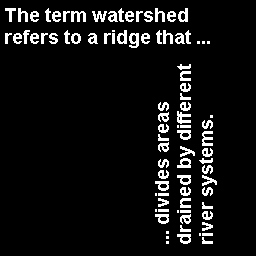
%> input picture text_1.png, 256 x 256 px
$ octave image_dialation.m   (GNU Octave 9; MATLAB toolbox functions it lacks are replaced by stand-ins)
%> lines starting %> are read from the running program, lines starting %| are printed output that depends on the picture; in (x1, y1, x2, y2) boxes, pixels count from 0 and x2, y2 are one past the last pixel; in counts of white or black regions, pixels touching at a corner belong together; the program's own positions count from 1
g =imread('text_1.png');
%> g is the input picture: size 256x256 uint8; 7.3% white in thin lines or dots, all inside (x1, y1, x2, y2) = (5, 8, 217, 244)
f = dilate(g);
imshow(f)


function D  = dilate(img)
    img = imbinarize(img);
    %element = getnhood(strel('square',3));
    element = getnhood(strel('line',7,90));
    m = floor(size(element,1)/2);
    n = floor(size(element,2)/2);

    C = padarray(img,[m n]);
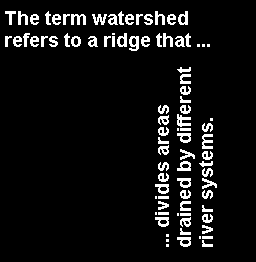
%> C: size 262x256 logical; 7.1% white in thin lines or dots, all inside (x1, y1, x2, y2) = (5, 11, 217, 247)
    D = false(size(img));

    for i=1 :size(C,1) - (2*m)
        for j = 1 : size(C,2) -(2*n)
            image_block = C(i : i+ (2*m), j : j +(2*n));
            D(i,j) = max(max(image_block & element));

        end
    end
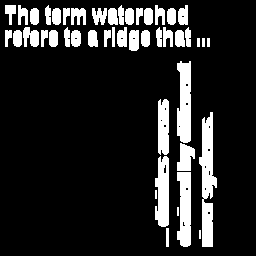
%> D: size 256x256 logical; 14.5% white; 46 white regions (3 under 20 px), largest, box (x1, y1, x2, y2) and area: (199, 112, 217, 247) 1422, (177, 61, 191, 143) 974, (177, 172, 191, 247) 860
end

$ run again, with points.png copied over text_1.png
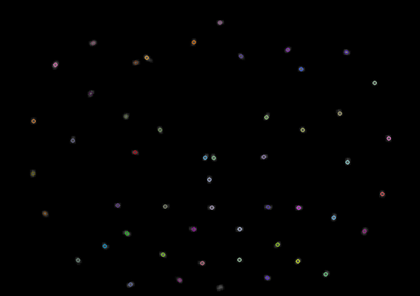
%> input picture points.png, 420 x 296 px, shrunk from 750 x 528 before the run
%> g is the input picture: size 296x420x3 uint8; mean R, G, B 1, 0.9, 1
%> after the loop in dilate, `for i=1 :size(C,1) - (2*m)`:
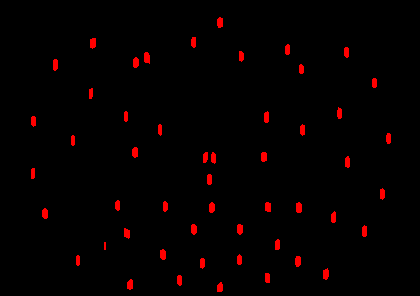
%> D: size 296x420x3 logical; mean R, G, B 0.0205, 0, 0
